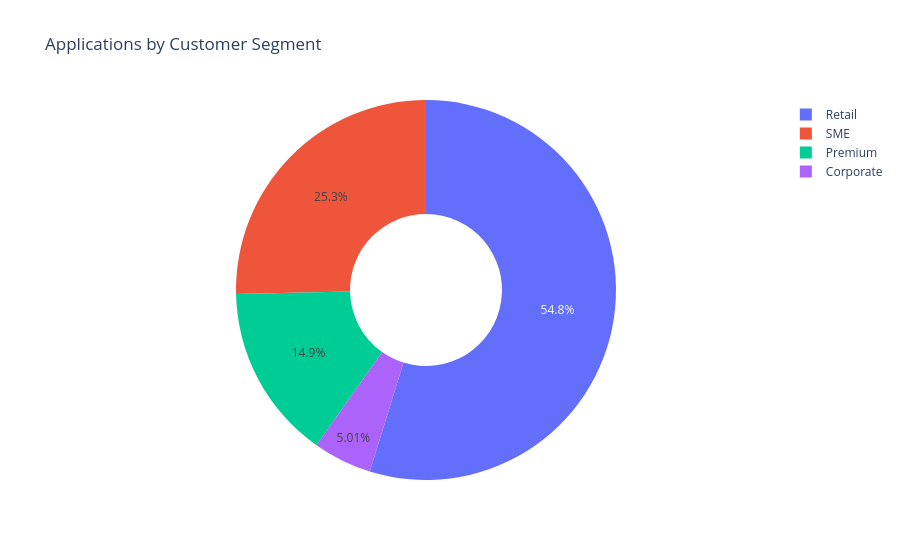

The notebook cell this image was saved under:
### Markdown cell above
**Business Interpretation.** Demand is fairly evenly spread across regions,
with Central and North the largest. There is no single region driving
volume, so any capacity fix (more staff at a bottleneck stage) benefits the
whole network rather than a specific geography.

### Code cell
by_segment = pi["customer_segment"].value_counts().reset_index()
by_segment.columns = ["customer_segment", "applications"]
fig = px.pie(by_segment, names="customer_segment", values="applications",
             title="Applications by Customer Segment", hole=0.4)
fig.show()

### Figure 1 — Plotly figure (JSON) as saved in the notebook; plotly's stock layout.template omitted (floating-point values rounded to 4 significant figures)
{"data": [{"domain": {"x": [0.0, 1.0], "y": [0.0, 1.0]}, "hole": 0.4, "hovertemplate": "customer_segment=%{label}<br>applications=%{value}<extra></extra>", "labels": ["Retail", "SME", "Premium", "Corporate"], "legendgroup": "", "name": "", "showlegend": true, "type": "pie", "values": [27390, 12668, 7438, 2504]}], "layout": {"legend": {"tracegroupgap": 0}, "title": {"text": "Applications by Customer Segment"}}}
